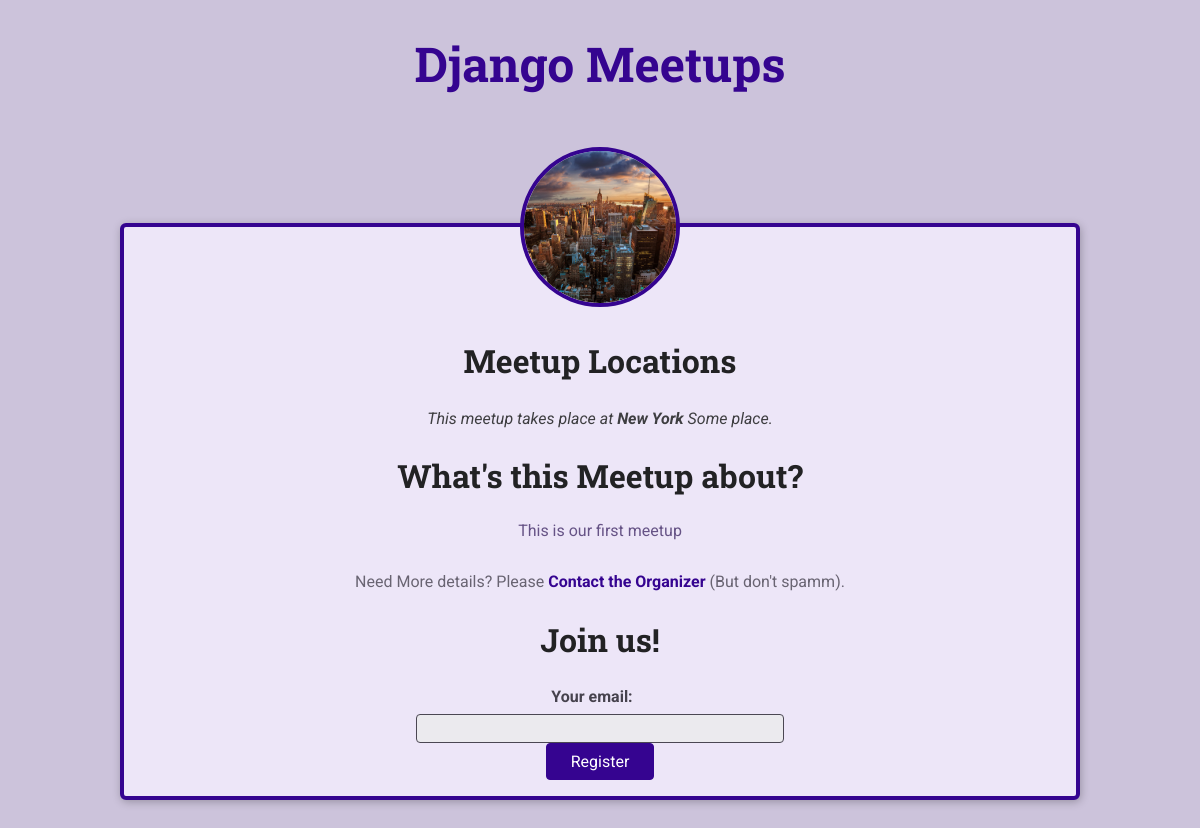
The page /meetups/a-first-meetup on the database as committed earlier.
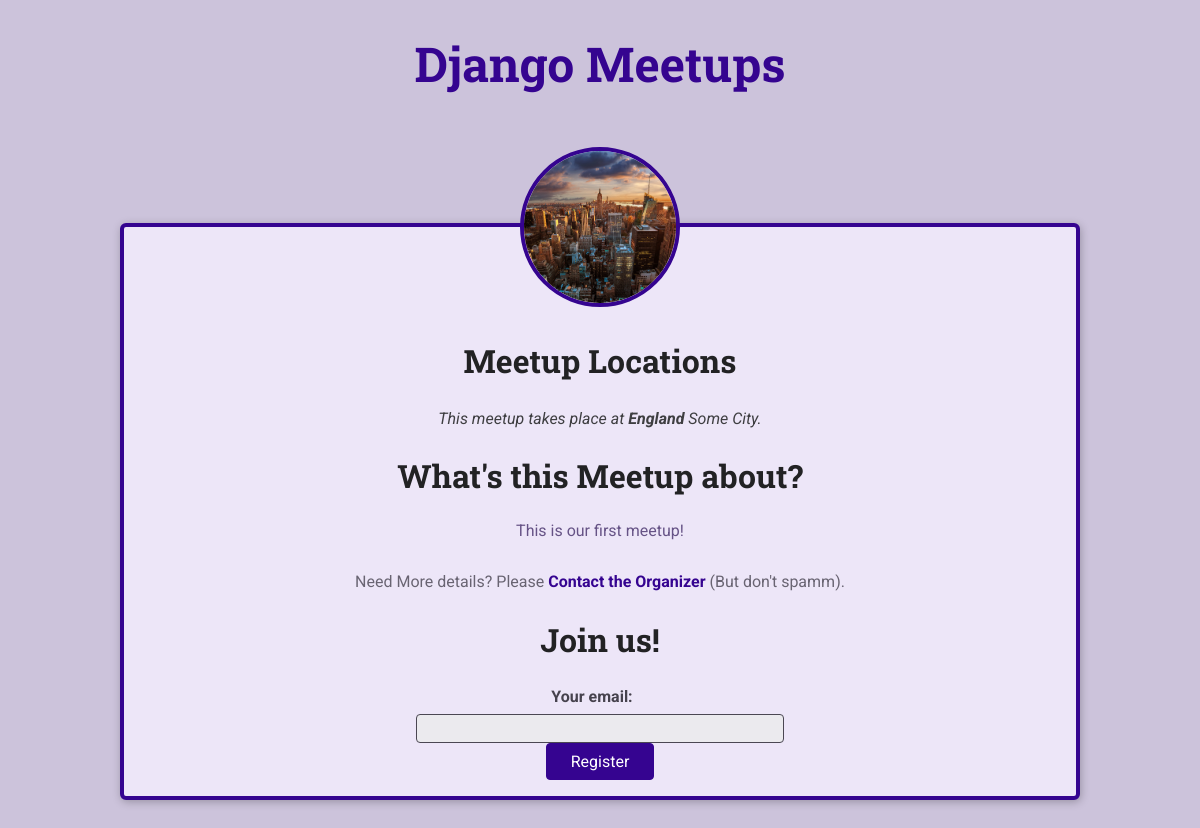
The same page on the database as committed later.
### meetups/models.py (models this page shows, shortened)
class Meetup(models.Model):
    title = models.CharField(max_length=200)
    organizer_email = models.EmailField()
    date = models.DateField()
    slug = models.SlugField(unique=True)
    description = models.TextField()
    image = models.ImageField(upload_to = 'images')
    Location = models.ForeignKey(Location, on_delete=models.CASCADE)
    Participants = models.ManyToManyField(Participant, blank=True, null=True)

class Location(models.Model):
   name = models.CharField(max_length=200)
   address = models.CharField(max_length=300)

### meetups/views.py (the view, shortened to what this page needs)
# urls.py: path('<slug:meetup_slug>', views.meetup_details, name='meetup-detail'),# our-domain.com/meetups/ <dynamic-path-segment>
def meetup_details(request, meetup_slug):
    try:
         selected_meetup = Meetup.objects.get(slug=meetup_slug)
         if request.method =='GET':
          registration_form = RegistrationForm()
         return render(request, 'meetups/meetup-details.html',{
                  'meetup_found': True ,
                  'meetup': selected_meetup,
                  'form' : registration_form
                  })
    except Exception as exc:
     return render(request, 'meetups/meetup-details.html',{
         'meetup_found': False
     })

### meetups/forms.py
class RegistrationForm(forms.Form):
    email = forms.EmailField(label='Your email')

### meetups/templates/meetups/meetup-details.html (shortened to what this page needs)
{% extends 'meetups/base/base.html'%}
{% load static %}
{% block site_css%}
<link rel="stylesheet" href="{% static 'meetups/styles/meetup-detail.css'%}">
{% endblock %}
{% block body %}
{% if meetup_found%}
<article>
    <img id="main-image" src="{{ meetup.image.url }}" alt="{{ meetup.title }}">
    <section id="location">
        <h2>Meetup Locations</h2>
    <address>
        This meetup takes place at <span>{{meetup.Location.name}} </span>{{meetup.Location.address}}.
    </address>
   </section>
   <section id="details">
    <h2>What's this Meetup about?</h2>
    <p>{{meetup.description}}</p>
    <footer>
        <p>Need More details? Please <a href="mailto:{{meetup.orgainzer_email}}">Contact the Organizer </a>(But don't spamm).</p>
    </footer>
   </section>
   <section id="registration">
    <h2>Join us!</h2>
    <form action="{% url 'meetup-detail' meetup.slug %}" method="POST">
        <ul>
        {{form.as_ul}}
    </ul>
    <div id="registration-action">
        <button>Register</button>
    </div>
    </form>
   </section>
</article>
{% else %}
<h2>No Meetup Fond, Sorry!</h2>
{% endif %}
{% endblock %}

### meetups/templates/meetups/base/base.html (shortened to what this page needs)
{% load static %}
<!DOCTYPE html>
<html lang="en">
<head>
    <link rel="stylesheet" href="{%static 'meetups/styles/base.css'%}">
    {% block site_css%}{% endblock%}
</head>
<body>
    <header id="main-header">
        <nav><a href="/meetups" id="main-logo">Django Meetups</a></nav>
    </header>
    <main>
        {% block body %}{% endblock %}
    </main>
</body>
</html>

### meetups/static/meetups/styles/base.css (style rules this page uses)
* { box-sizing: border-box; }
body { font-family: 'Roboto', sans-serif; margin: 0; background-color: #ccc3db; color: #3e3e41; }
h1, h2, h3 { font-family: 'Roboto Slab', sans-serif; color: #222224; }
button, .btn { cursor: pointer; font: inherit; padding: 0.5rem 1.5rem; background-color: #350490; border: 1px solid #350490; color: white; border-radius: 4px; text-decoration: none; }
#main-header { width: 100%; text-align: center; padding: 2rem 0; }
#main-logo { font-size: 3rem; font-family: 'Roboto Slab', sans-serif; text-decoration: none; color: #350490; font-weight: bold; }

Rows that differ between the two databases and show on the page:
no longer on this page (row edited): Meetup: image (picture), Location.name "New York", Location.address "Some place", description "This is our first meetup"
added Meetup: image (picture), Location.name "England", Location.address "Some City", description "This is our first meetup!"
